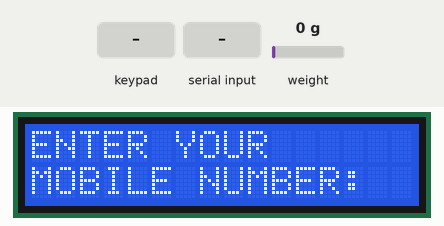
A sketch run on a simulated Arduino Uno, built with avr-gcc and run on an emulated ATmega328P. Parts: 16×2 character LCD. The test bench sets the inputs (shaded band); at power-on: weight on the scale 0 g. What the sketch prints to the serial monitor is not drawn.

Above: at 3.2 s.
3.3 s: keypad keys 1 4 1 5 1 6 1 7 A pressed 0.4 s apart
At 7.9 s:
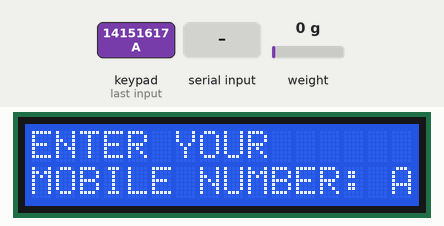
8.4 s: key '0' pressed
At 9.6 s:
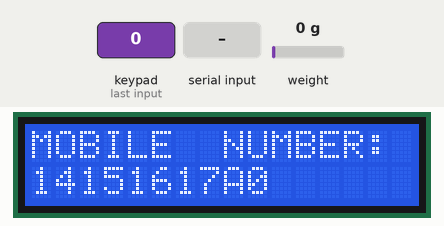
11.4 s: keypad keys 1 4 1 5 1 6 1 7 D pressed 0.4 s apart
At 15.4 s:
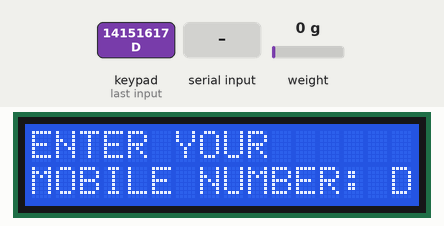
16.5 s: keypad keys 1 4 1 5 1 6 1 7 pressed 0.4 s apart
At 18.3 s:
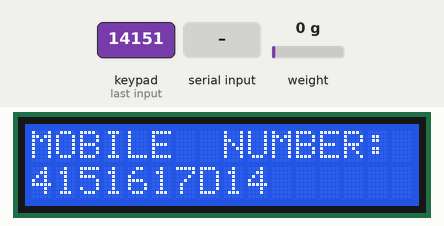
21.2 s: keypad keys 1 3 9 7 2 2 2 2 pressed 0.4 s apart
At 24.2 s:
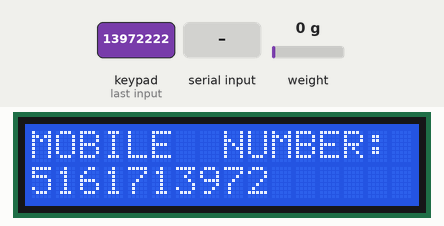
26.3 s: "1" received over Serial
At 28.6 s:
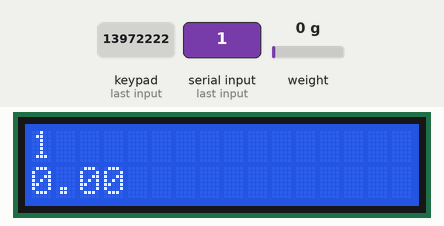
Timing chart, 0 to 29.9 s (numbered marks = the images above; inputs shaded):
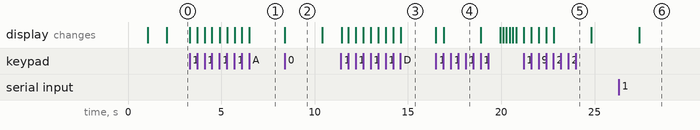

Measured:
- after the input at 3.3 s, the display: first changes at once (image 1 shows a later state)
- after the input at 8.4 s, the display: changes at once (image 2)
- after the input at 11.4 s, the display: first changes at once (image 3 shows a later state)
- after the input at 16.5 s, the display: first changes at once (image 4 shows a later state)
- after the input at 21.2 s, the display: first changes at once (image 5 shows a later state)
- after the input at 26.3 s, the display: changes after 1.1 s (image 6)
- what the display in image 2 shows lasts 2.0 s, from 8.4 s to 10.4 s

The sketch:

shopping_01.ino
```cpp
#include "HX711.h"
//#include <stdio.h>
//#include <stdlib.h>

#include<LiquidCrystal.h>
#include <Keypad.h>

#define Password_Length 11

#define LOADCELL_DOUT_PIN A4
#define LOADCELL_SCK_PIN  A5

#define calibration_factor 200

const int rs = 9, en = 8, d4 = 13, d5 = 12, d6 = 11, d7 = 10;

LiquidCrystal lcd(rs, en, d4, d5, d6, d7);

char keybuf[11];

char customKey=0;

HX711 scale;
float units;
String card;

const byte ROWS = 4;
const byte COLS = 4;

char hexaKeys[ROWS][COLS] = {
  {'0', '1', '2', '3'},
  {'4', '5', '6', '7'},
  {'8', '9', 'A', 'B'},
  {'C', 'D', 'E', 'F'}
};

byte rowPins[ROWS] = {14,15,16,17}; //connect to the row pinouts of the keypad
byte colPins[COLS] = {2,3,4,5}; //connect to the column pinouts of the keypad
Keypad customKeypad = Keypad(makeKeymap(hexaKeys), rowPins, colPins, ROWS, COLS);


int m=0,l=1;

void setup()
{

  Serial.begin(9600);

  lcd.begin(16, 2);
  scale.begin(LOADCELL_DOUT_PIN, LOADCELL_SCK_PIN);
  scale.set_scale(calibration_factor); //This value is obtained by using the SparkFun_HX711_Calibration sketch
  scale.tare();
  lcd.clear();
  lcd.setCursor(0,0);
  lcd.print(" SMART SHOPPING");
  lcd.setCursor(0,1);
  lcd.print("TROLLEY SYSTEM");
  delay(1000);
}
void loop()
{
  PASSWARD();


}


void PASSWARD()
{
          l=1;
          m=0;
          while(l)
         {

            lcd.clear();
            lcd.print("ENTER YOUR  ");
            lcd.setCursor(0,1);
            lcd.print("MOBILE NUMBER:");
//            Serial.println("ENTER YOUR MOBILE NUMBER");
            while(m<10)
            {
              customKey = customKeypad.getKey();
              if(customKey)
              {
                lcd.setCursor(15,1);
                lcd.print(customKey);
//                 Serial.print(customKey);
                 keybuf[m++]=customKey;
              }
            }

            keybuf[10]=0;
            l=0;
            m=0;
            lcd.clear();
            lcd.setCursor(0,0);
            lcd.print("MOBILE  NUMBER:");
            lcd.setCursor(0,1);
            lcd.print(keybuf);
            Serial.println("Phone Num:"+String( keybuf ));
            delay(2000);


       }
       serial_check();
}
void Weight()
{
 scale.set_scale(calibration_factor); //Adjust to this calibration factor
 units=scale.get_units()/10;
 if(units <0)
 {
  units=0.0;

 }
  Serial.print("Weight: ");
  Serial.print(units);
  Serial.println("gms"); //Change this to kg and re-adjust the calibration factor if you follow SI units like a sane person

  Serial.println();

}
void serial_check()
{
  lcd.clear();
  lcd.print("SELECT PRODUCT");
  delay(1000);

  while(1){
  if(customKey = customKeypad.getKey()=='1')
  {
    Serial.println('E');
    break;
  }
  if(Serial.available()>0)
  {
    card=Serial.readString();
    Serial.println(card);
    Weight();
    lcd.clear();
    lcd.setCursor(0,0);
    lcd.print(card);
    lcd.setCursor(0,1);
    lcd.print(units);
    delay(1000);
  }

//  break;
  }

}
```
